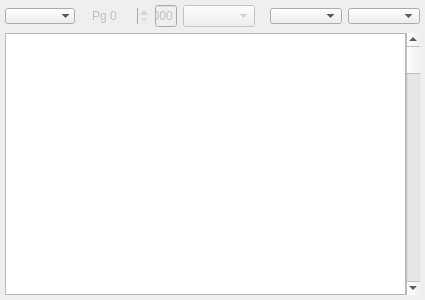
<?xml version="1.0" encoding="UTF-8"?>
<ui version="4.0">
 <class>MemDump</class>
 <widget class="QWidget" name="MemDump">
  <property name="geometry">
   <rect>
    <x>0</x>
    <y>0</y>
    <width>423</width>
    <height>300</height>
   </rect>
  </property>
  <property name="windowTitle">
   <string>Form</string>
  </property>
  <layout class="QVBoxLayout" name="verticalLayout">
   <property name="leftMargin">
    <number>5</number>
   </property>
   <property name="topMargin">
    <number>5</number>
   </property>
   <property name="rightMargin">
    <number>5</number>
   </property>
   <property name="bottomMargin">
    <number>5</number>
   </property>
   <item>
    <layout class="QHBoxLayout" name="horizontalLayout_7">
     <item>
      <widget class="QComboBox" name="cbDumpView">
       <property name="maximumSize">
        <size>
         <width>16777215</width>
         <height>16</height>
        </size>
       </property>
       <property name="frame">
        <bool>false</bool>
       </property>
      </widget>
     </item>
     <item>
      <widget class="QWidget" name="widDumpPage" native="true">
       <property name="enabled">
        <bool>false</bool>
       </property>
       <layout class="QHBoxLayout" name="horizontalLayout_13">
        <property name="topMargin">
         <number>0</number>
        </property>
        <property name="bottomMargin">
         <number>0</number>
        </property>
        <item>
         <widget class="QSpinBox" name="sbDumpPage">
          <property name="maximumSize">
           <size>
            <width>16777215</width>
            <height>16</height>
           </size>
          </property>
          <property name="frame">
           <bool>false</bool>
          </property>
          <property name="prefix">
           <string>Pg </string>
          </property>
          <property name="maximum">
           <number>255</number>
          </property>
         </widget>
        </item>
        <item>
         <widget class="xHexSpin" name="leDumpPageBase">
          <property name="text">
           <string>C000</string>
          </property>
         </widget>
        </item>
        <item>
         <widget class="QComboBox" name="cbDumpPageSize"/>
        </item>
       </layout>
      </widget>
     </item>
     <item>
      <spacer name="horizontalSpacer_4">
       <property name="orientation">
        <enum>Qt::Horizontal</enum>
       </property>
       <property name="sizeHint" stdset="0">
        <size>
         <width>40</width>
         <height>20</height>
        </size>
       </property>
      </spacer>
     </item>
     <item>
      <widget class="QComboBox" name="cbDumpBytes">
       <property name="maximumSize">
        <size>
         <width>16777215</width>
         <height>16</height>
        </size>
       </property>
       <property name="toolTip">
        <string>Bytes per row</string>
       </property>
      </widget>
     </item>
     <item>
      <widget class="QComboBox" name="cbCodePage">
       <property name="maximumSize">
        <size>
         <width>16777215</width>
         <height>16</height>
        </size>
       </property>
      </widget>
     </item>
    </layout>
   </item>
   <item>
    <layout class="QHBoxLayout" name="horizontalLayout">
     <property name="spacing">
      <number>0</number>
     </property>
     <item>
      <widget class="xDumpTable" name="dumpTable">
       <property name="minimumSize">
        <size>
         <width>380</width>
         <height>0</height>
        </size>
       </property>
       <property name="contextMenuPolicy">
        <enum>Qt::CustomContextMenu</enum>
       </property>
       <property name="autoFillBackground">
        <bool>true</bool>
       </property>
       <property name="verticalScrollBarPolicy">
        <enum>Qt::ScrollBarAlwaysOff</enum>
       </property>
       <property name="horizontalScrollBarPolicy">
        <enum>Qt::ScrollBarAlwaysOff</enum>
       </property>
       <property name="tabKeyNavigation">
        <bool>false</bool>
       </property>
       <property name="alternatingRowColors">
        <bool>true</bool>
       </property>
       <property name="selectionMode">
        <enum>QAbstractItemView::SingleSelection</enum>
       </property>
       <property name="textElideMode">
        <enum>Qt::ElideNone</enum>
       </property>
       <property name="showGrid">
        <bool>false</bool>
       </property>
       <property name="wordWrap">
        <bool>false</bool>
       </property>
       <attribute name="horizontalHeaderVisible">
        <bool>false</bool>
       </attribute>
       <attribute name="horizontalHeaderMinimumSectionSize">
        <number>16</number>
       </attribute>
       <attribute name="horizontalHeaderDefaultSectionSize">
        <number>20</number>
       </attribute>
       <attribute name="horizontalHeaderStretchLastSection">
        <bool>true</bool>
       </attribute>
       <attribute name="verticalHeaderVisible">
        <bool>false</bool>
       </attribute>
       <attribute name="verticalHeaderMinimumSectionSize">
        <number>16</number>
       </attribute>
       <attribute name="verticalHeaderDefaultSectionSize">
        <number>17</number>
       </attribute>
       <attribute name="verticalHeaderStretchLastSection">
        <bool>false</bool>
       </attribute>
      </widget>
     </item>
     <item>
      <widget class="QScrollBar" name="dumpScroll">
       <property name="maximum">
        <number>65535</number>
       </property>
       <property name="pageStep">
        <number>256</number>
       </property>
       <property name="orientation">
        <enum>Qt::Vertical</enum>
       </property>
      </widget>
     </item>
    </layout>
   </item>
  </layout>
  <action name="actFetch">
   <property name="checkable">
    <bool>true</bool>
   </property>
   <property name="text">
    <string>Fetch break</string>
   </property>
  </action>
  <action name="actRead">
   <property name="checkable">
    <bool>true</bool>
   </property>
   <property name="text">
    <string>Read break</string>
   </property>
  </action>
  <action name="actWrite">
   <property name="checkable">
    <bool>true</bool>
   </property>
   <property name="text">
    <string>Write break</string>
   </property>
  </action>
 </widget>
 <customwidgets>
  <customwidget>
   <class>xHexSpin</class>
   <extends>QLineEdit</extends>
   <header location="global">stdlib.h</header>
  </customwidget>
  <customwidget>
   <class>xDumpTable</class>
   <extends>QTableView</extends>
   <header location="global">stdlib.h</header>
  </customwidget>
 </customwidgets>
 <resources/>
 <connections/>
</ui>
